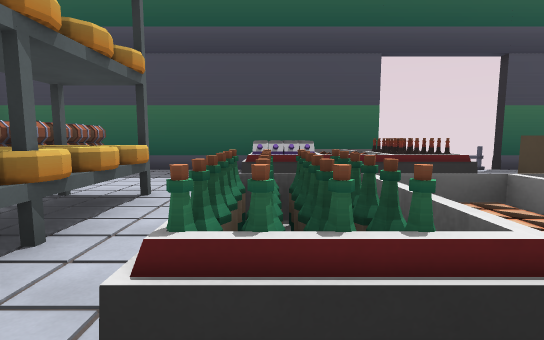
view 1 (above)

17 first-person views from a walk through a level from a Godot 3-D game. The camera is 1.5 m above the floor, tilts 6° down and sees 85° across. The floor is counted in squares, 2 m on a side. Each view is taken from the middle of a square. On the plan, view 1 faces up. The plan holds only what a view shows up to about 10 squares ahead; the rest is blank.

view 2
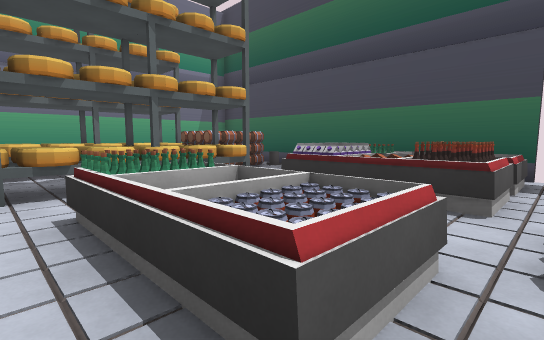

view 3
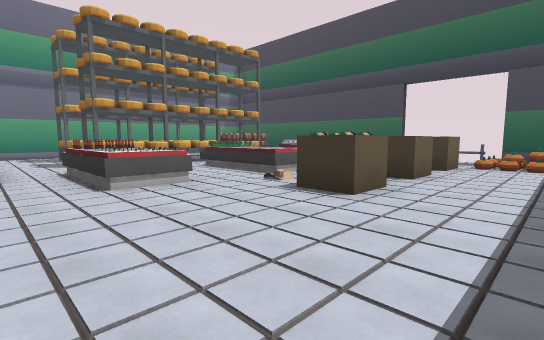

view 4
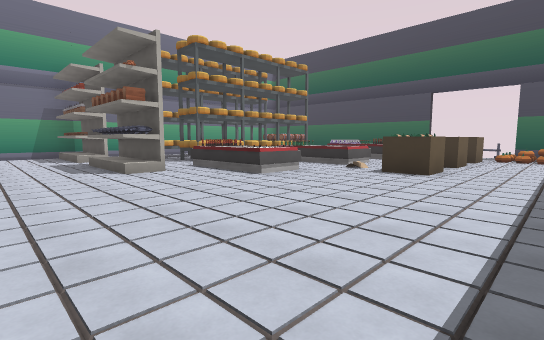

view 5
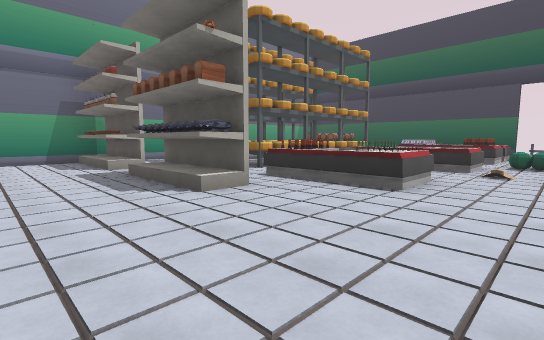

view 6
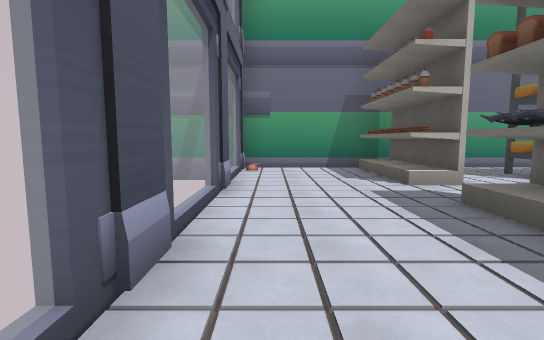

view 7
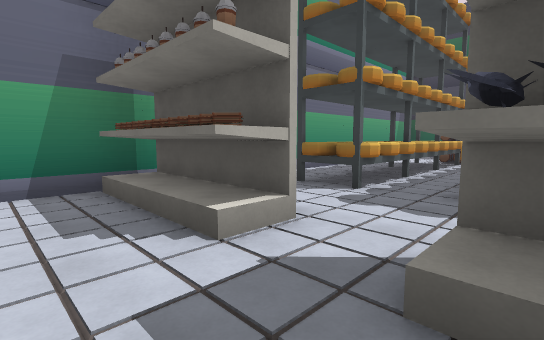

view 8
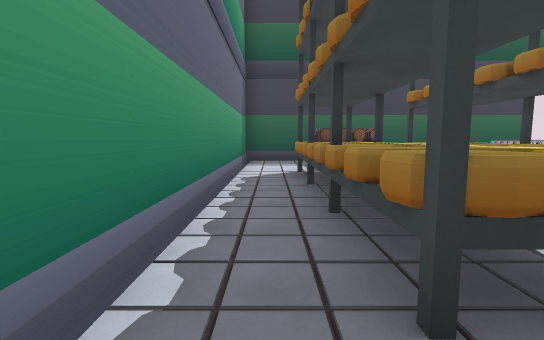

view 9
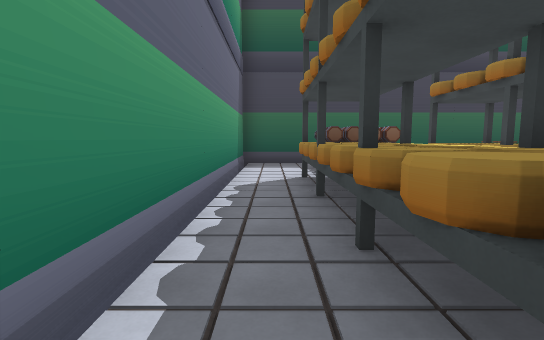

view 10
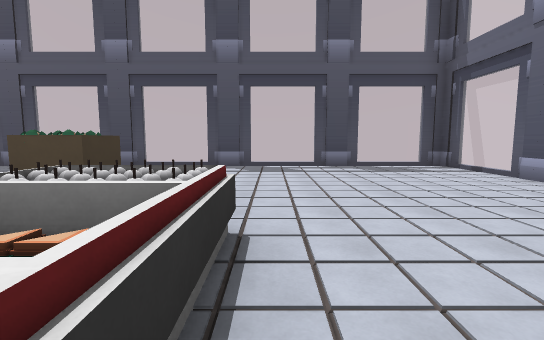

view 11
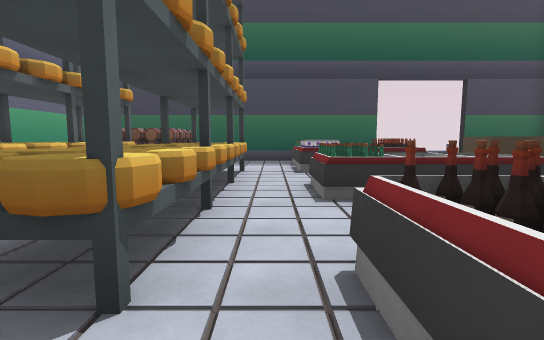

view 12
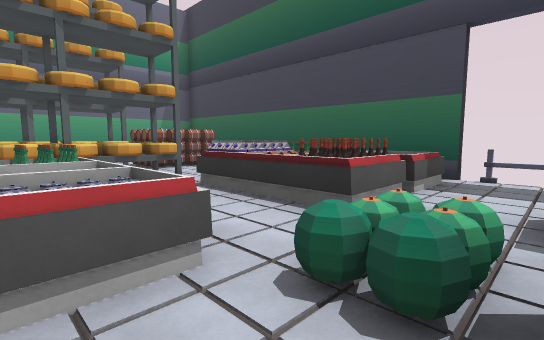

view 13
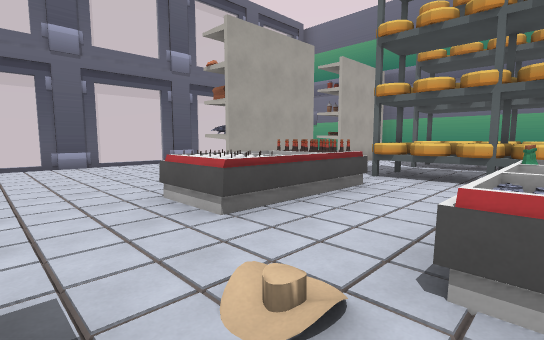

view 14
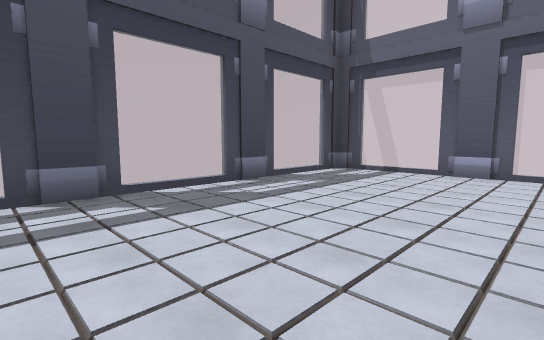

view 15
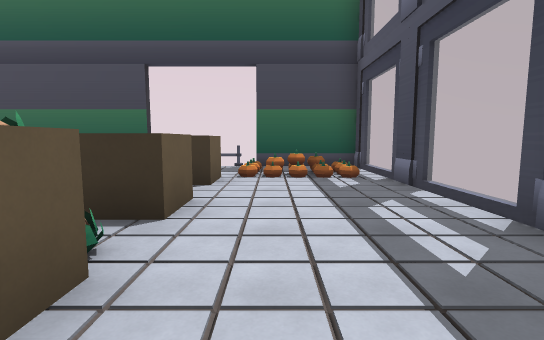

view 16
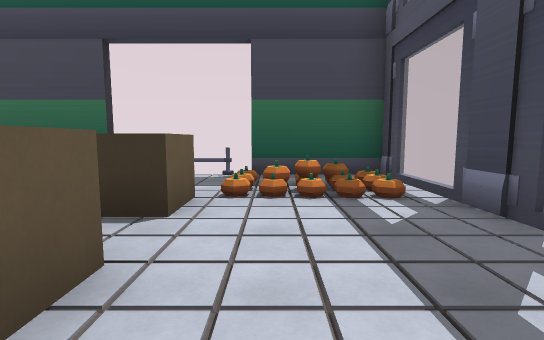

view 17
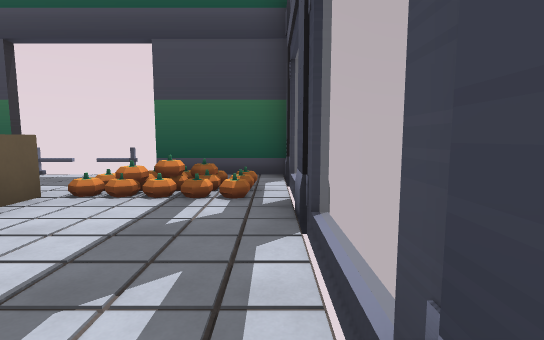

### Floor plan
Key: @ floor where view 1 was taken; # wall or solid block; x gap in a wall; . main floor; : floor 0.5 m higher than the main floor; / step, stairs or slope; = window, fence, low wall or low ledge; ^ raised ledge; F fence; B barrel; S shelf; O other object.
Columns run from 7 left of view 1 to 9 right of it. Each row starts with its distance up from view 1.
  8 ##########   ####
  7 #...O...x..F/...#
  6 #..BO..=^^...:O.#
  5 #.  O..OO#...OS.#
  4 #.B..S.O =.  ...#
  3 #.OOOS....O.....#
  2 #.SOOS.=^^O  ...#
  1 #.SSOS.=^^..O...#
  0 #.SSOS.@../OO.. #
 -1 #.SSSS..........#
 -2 #.S..S.=^=......#
 -3 #.......=.......#
 -4 ####.OOO........#
 -5 #...............#
 -6 #...............#
 -7 #...............#
 -8 #################

Positions as (right, up) in squares from view 1, and headings:
1: (0, 0), facing up
2: (3, 0), facing up-left
3: (7, -4), facing up-left
4: (7, -7), facing up-left
5: (4, -7), facing up-left
6: (1, -7), facing left
7: (-2, -6), facing up-left
8: (-6, -3), facing up
9: (-6, -2), facing up
10: (0, -3), facing right
11: (-1, -3), facing up
12: (4, 1), facing up-left
13: (4, 1), facing down-left
14: (4, -1), facing down-right
15: (6, -1), facing up
16: (6, 1), facing up
17: (8, 1), facing up
